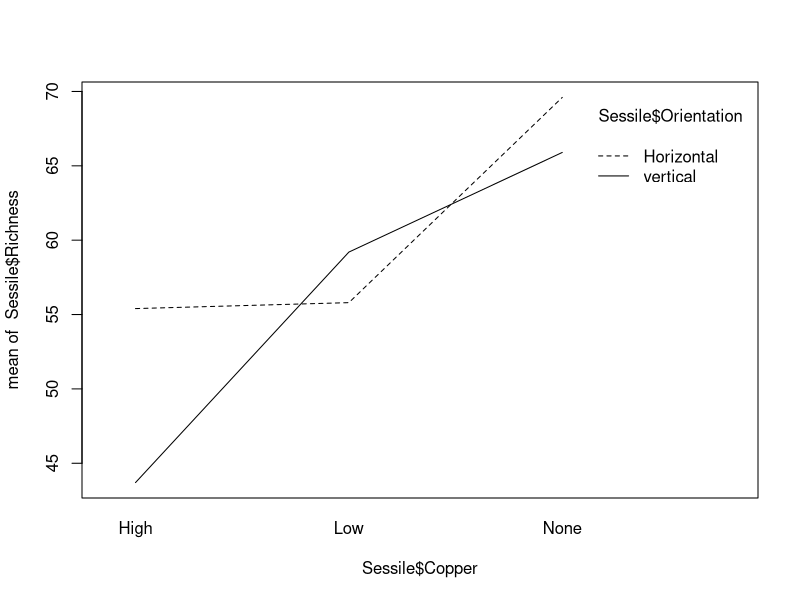
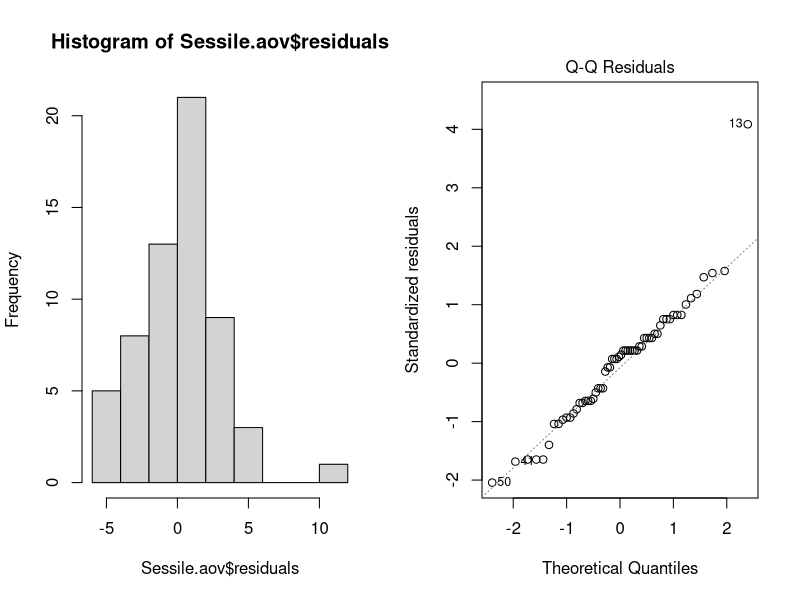
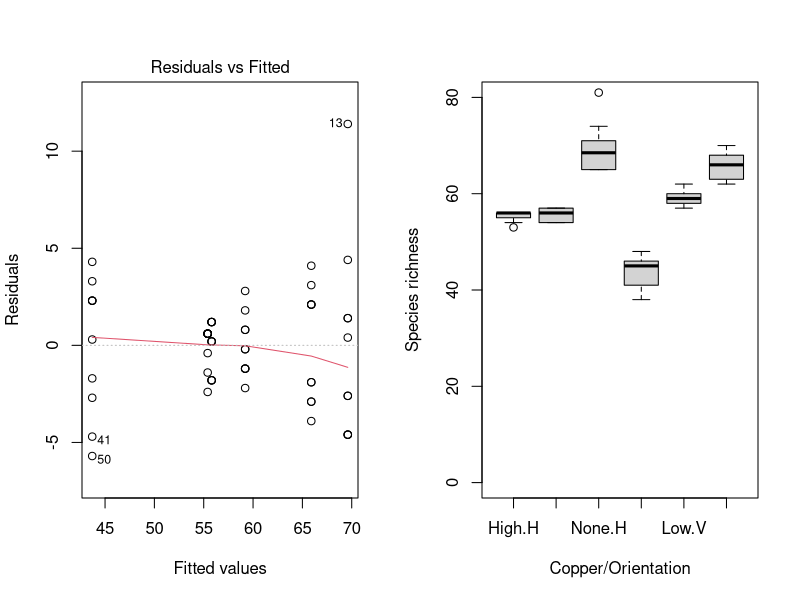

R code for these plots, in order:
## ---- chunk 1
Sessile <- read.csv(file = "Sessile.csv", header = TRUE)
Sessile.aov <- aov(Richness ~ Copper * Orientation, data = Sessile)
summary(Sessile.aov)
## ---- chunk 2
interaction.plot(Sessile$Copper, Sessile$Orientation, Sessile$Richness)
## ---- chunk 3
par(mfrow = c(1, 2)) # This code put two plots in the same window
hist(Sessile.aov$residuals)
plot(Sessile.aov, which = 2)
## ---- chunk 4
plot(Sessile.aov, which = 1)
## ---- chunk 5
boxplot(Richness ~ Copper * Orientation, data = Sessile, names = c("High.H", "Low.H", "None.H", "High.V", "Low.V", "None.V"), ylab = "Species richness", xlab = "Copper/Orientation", ylim = c(0, 80))
